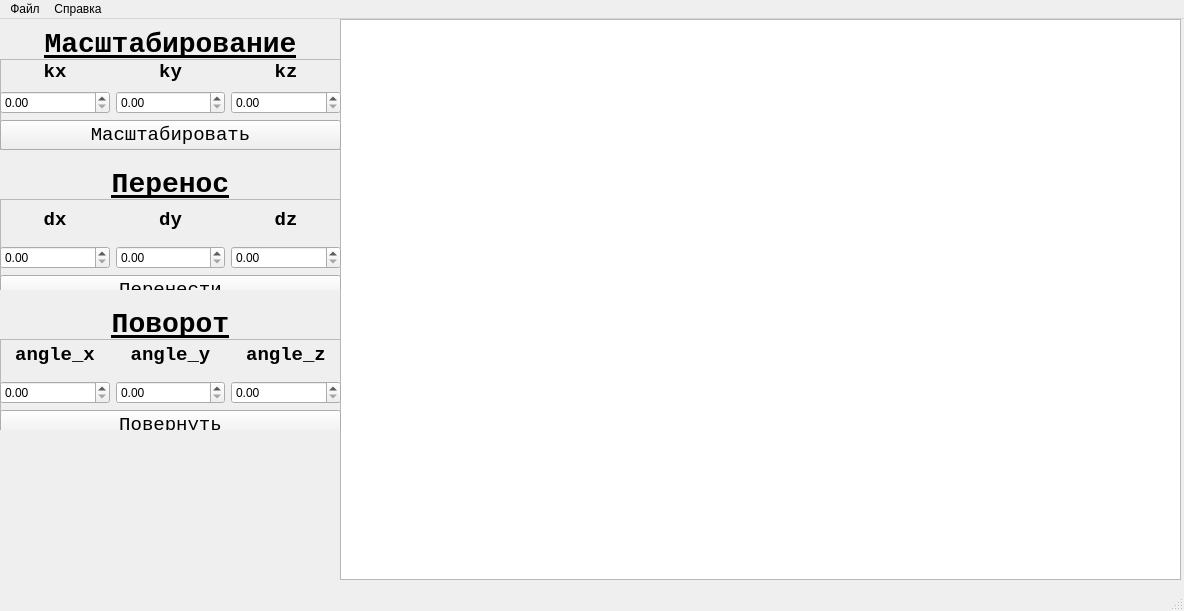
<?xml version="1.0" encoding="UTF-8"?>
<ui version="4.0">
 <class>MainWindow</class>
 <widget class="QMainWindow" name="MainWindow">
  <property name="geometry">
   <rect>
    <x>0</x>
    <y>0</y>
    <width>1184</width>
    <height>611</height>
   </rect>
  </property>
  <property name="windowTitle">
   <string>MainWindow</string>
  </property>
  <widget class="QWidget" name="centralwidget">
   <widget class="QGraphicsView" name="graphicsView">
    <property name="geometry">
     <rect>
      <x>340</x>
      <y>0</y>
      <width>841</width>
      <height>561</height>
     </rect>
    </property>
    <property name="font">
     <font>
      <strikeout>true</strikeout>
     </font>
    </property>
   </widget>
   <widget class="QFrame" name="frame">
    <property name="geometry">
     <rect>
      <x>0</x>
      <y>40</y>
      <width>341</width>
      <height>91</height>
     </rect>
    </property>
    <property name="frameShape">
     <enum>QFrame::StyledPanel</enum>
    </property>
    <property name="frameShadow">
     <enum>QFrame::Raised</enum>
    </property>
    <widget class="QWidget" name="gridLayoutWidget">
     <property name="geometry">
      <rect>
       <x>0</x>
       <y>0</y>
       <width>341</width>
       <height>91</height>
      </rect>
     </property>
     <layout class="QGridLayout" name="gridLayout_2">
      <item row="1" column="1">
       <widget class="QLabel" name="label_3">
        <property name="font">
         <font>
          <family>Courier New</family>
          <pointsize>14</pointsize>
          <bold>true</bold>
         </font>
        </property>
        <property name="text">
         <string>ky</string>
        </property>
        <property name="alignment">
         <set>Qt::AlignCenter</set>
        </property>
       </widget>
      </item>
      <item row="2" column="0">
       <widget class="QDoubleSpinBox" name="kx"/>
      </item>
      <item row="1" column="2">
       <widget class="QLabel" name="label">
        <property name="font">
         <font>
          <family>Courier New</family>
          <pointsize>14</pointsize>
          <bold>true</bold>
         </font>
        </property>
        <property name="text">
         <string>kz</string>
        </property>
        <property name="alignment">
         <set>Qt::AlignCenter</set>
        </property>
       </widget>
      </item>
      <item row="1" column="0">
       <widget class="QLabel" name="label_2">
        <property name="font">
         <font>
          <family>Courier New</family>
          <pointsize>14</pointsize>
          <bold>true</bold>
         </font>
        </property>
        <property name="text">
         <string>kx</string>
        </property>
        <property name="alignment">
         <set>Qt::AlignCenter</set>
        </property>
       </widget>
      </item>
      <item row="2" column="1">
       <widget class="QDoubleSpinBox" name="ky"/>
      </item>
      <item row="2" column="2">
       <widget class="QDoubleSpinBox" name="kz"/>
      </item>
      <item row="3" column="0" colspan="3">
       <widget class="QPushButton" name="scale_button">
        <property name="sizePolicy">
         <sizepolicy hsizetype="Preferred" vsizetype="Fixed">
          <horstretch>0</horstretch>
          <verstretch>0</verstretch>
         </sizepolicy>
        </property>
        <property name="maximumSize">
         <size>
          <width>16777212</width>
          <height>16777215</height>
         </size>
        </property>
        <property name="sizeIncrement">
         <size>
          <width>0</width>
          <height>3</height>
         </size>
        </property>
        <property name="font">
         <font>
          <family>Courier New</family>
          <pointsize>14</pointsize>
         </font>
        </property>
        <property name="text">
         <string>Масштабировать</string>
        </property>
        <property name="autoDefault">
         <bool>false</bool>
        </property>
        <property name="default">
         <bool>false</bool>
        </property>
        <property name="flat">
         <bool>false</bool>
        </property>
       </widget>
      </item>
     </layout>
    </widget>
   </widget>
   <widget class="QLabel" name="label_scale">
    <property name="geometry">
     <rect>
      <x>10</x>
      <y>10</y>
      <width>321</width>
      <height>31</height>
     </rect>
    </property>
    <property name="font">
     <font>
      <family>Courier New</family>
      <pointsize>21</pointsize>
      <bold>true</bold>
      <underline>true</underline>
     </font>
    </property>
    <property name="text">
     <string>Масштабирование</string>
    </property>
    <property name="scaledContents">
     <bool>false</bool>
    </property>
    <property name="alignment">
     <set>Qt::AlignCenter</set>
    </property>
   </widget>
   <widget class="QLabel" name="label_scale_2">
    <property name="geometry">
     <rect>
      <x>10</x>
      <y>150</y>
      <width>321</width>
      <height>31</height>
     </rect>
    </property>
    <property name="font">
     <font>
      <family>Courier New</family>
      <pointsize>21</pointsize>
      <bold>true</bold>
      <underline>true</underline>
     </font>
    </property>
    <property name="text">
     <string>Перенос</string>
    </property>
    <property name="scaledContents">
     <bool>false</bool>
    </property>
    <property name="alignment">
     <set>Qt::AlignCenter</set>
    </property>
   </widget>
   <widget class="QFrame" name="frame_2">
    <property name="geometry">
     <rect>
      <x>0</x>
      <y>180</y>
      <width>341</width>
      <height>91</height>
     </rect>
    </property>
    <property name="frameShape">
     <enum>QFrame::StyledPanel</enum>
    </property>
    <property name="frameShadow">
     <enum>QFrame::Raised</enum>
    </property>
    <widget class="QWidget" name="gridLayoutWidget_2">
     <property name="geometry">
      <rect>
       <x>0</x>
       <y>0</y>
       <width>341</width>
       <height>106</height>
      </rect>
     </property>
     <layout class="QGridLayout" name="gridLayout_3">
      <item row="1" column="1">
       <widget class="QLabel" name="label_4">
        <property name="font">
         <font>
          <family>Courier New</family>
          <pointsize>14</pointsize>
          <bold>true</bold>
         </font>
        </property>
        <property name="text">
         <string>dy</string>
        </property>
        <property name="alignment">
         <set>Qt::AlignCenter</set>
        </property>
       </widget>
      </item>
      <item row="2" column="0">
       <widget class="QDoubleSpinBox" name="move_dx"/>
      </item>
      <item row="1" column="2">
       <widget class="QLabel" name="label_5">
        <property name="font">
         <font>
          <family>Courier New</family>
          <pointsize>14</pointsize>
          <bold>true</bold>
         </font>
        </property>
        <property name="text">
         <string>dz</string>
        </property>
        <property name="alignment">
         <set>Qt::AlignCenter</set>
        </property>
       </widget>
      </item>
      <item row="1" column="0">
       <widget class="QLabel" name="label_6">
        <property name="font">
         <font>
          <family>Courier New</family>
          <pointsize>14</pointsize>
          <bold>true</bold>
         </font>
        </property>
        <property name="text">
         <string>dx</string>
        </property>
        <property name="alignment">
         <set>Qt::AlignCenter</set>
        </property>
       </widget>
      </item>
      <item row="2" column="1">
       <widget class="QDoubleSpinBox" name="move_dy"/>
      </item>
      <item row="2" column="2">
       <widget class="QDoubleSpinBox" name="move_dz"/>
      </item>
      <item row="3" column="0" colspan="3">
       <widget class="QPushButton" name="move_button">
        <property name="sizePolicy">
         <sizepolicy hsizetype="Preferred" vsizetype="Fixed">
          <horstretch>0</horstretch>
          <verstretch>0</verstretch>
         </sizepolicy>
        </property>
        <property name="maximumSize">
         <size>
          <width>16777212</width>
          <height>16777215</height>
         </size>
        </property>
        <property name="sizeIncrement">
         <size>
          <width>0</width>
          <height>3</height>
         </size>
        </property>
        <property name="font">
         <font>
          <family>Courier New</family>
          <pointsize>14</pointsize>
         </font>
        </property>
        <property name="text">
         <string>Перенести</string>
        </property>
        <property name="autoDefault">
         <bool>false</bool>
        </property>
        <property name="default">
         <bool>false</bool>
        </property>
        <property name="flat">
         <bool>false</bool>
        </property>
       </widget>
      </item>
     </layout>
    </widget>
   </widget>
   <widget class="QLabel" name="label_scale_3">
    <property name="geometry">
     <rect>
      <x>10</x>
      <y>290</y>
      <width>321</width>
      <height>31</height>
     </rect>
    </property>
    <property name="font">
     <font>
      <family>Courier New</family>
      <pointsize>21</pointsize>
      <bold>true</bold>
      <underline>true</underline>
     </font>
    </property>
    <property name="text">
     <string>Поворот</string>
    </property>
    <property name="scaledContents">
     <bool>false</bool>
    </property>
    <property name="alignment">
     <set>Qt::AlignCenter</set>
    </property>
   </widget>
   <widget class="QFrame" name="frame_3">
    <property name="geometry">
     <rect>
      <x>0</x>
      <y>320</y>
      <width>341</width>
      <height>91</height>
     </rect>
    </property>
    <property name="frameShape">
     <enum>QFrame::StyledPanel</enum>
    </property>
    <property name="frameShadow">
     <enum>QFrame::Raised</enum>
    </property>
    <widget class="QWidget" name="gridLayoutWidget_3">
     <property name="geometry">
      <rect>
       <x>0</x>
       <y>-5</y>
       <width>341</width>
       <height>106</height>
      </rect>
     </property>
     <layout class="QGridLayout" name="gridLayout_4">
      <item row="2" column="1">
       <widget class="QDoubleSpinBox" name="rotate_angle_y"/>
      </item>
      <item row="1" column="1">
       <widget class="QLabel" name="label_7">
        <property name="font">
         <font>
          <family>Courier New</family>
          <pointsize>14</pointsize>
          <bold>true</bold>
         </font>
        </property>
        <property name="text">
         <string>angle_y</string>
        </property>
        <property name="alignment">
         <set>Qt::AlignCenter</set>
        </property>
       </widget>
      </item>
      <item row="1" column="2">
       <widget class="QLabel" name="label_8">
        <property name="font">
         <font>
          <family>Courier New</family>
          <pointsize>14</pointsize>
          <bold>true</bold>
         </font>
        </property>
        <property name="text">
         <string>angle_z</string>
        </property>
        <property name="alignment">
         <set>Qt::AlignCenter</set>
        </property>
       </widget>
      </item>
      <item row="2" column="0">
       <widget class="QDoubleSpinBox" name="rotate_angle_x"/>
      </item>
      <item row="1" column="0">
       <widget class="QLabel" name="label_9">
        <property name="font">
         <font>
          <family>Courier New</family>
          <pointsize>14</pointsize>
          <bold>true</bold>
         </font>
        </property>
        <property name="text">
         <string>angle_x</string>
        </property>
        <property name="alignment">
         <set>Qt::AlignCenter</set>
        </property>
       </widget>
      </item>
      <item row="2" column="2">
       <widget class="QDoubleSpinBox" name="rotate_angle_z"/>
      </item>
      <item row="3" column="0" colspan="3">
       <widget class="QPushButton" name="rotate_button">
        <property name="sizePolicy">
         <sizepolicy hsizetype="Preferred" vsizetype="Fixed">
          <horstretch>0</horstretch>
          <verstretch>0</verstretch>
         </sizepolicy>
        </property>
        <property name="maximumSize">
         <size>
          <width>16777212</width>
          <height>16777215</height>
         </size>
        </property>
        <property name="sizeIncrement">
         <size>
          <width>0</width>
          <height>3</height>
         </size>
        </property>
        <property name="font">
         <font>
          <family>Courier New</family>
          <pointsize>14</pointsize>
         </font>
        </property>
        <property name="text">
         <string>Повернуть</string>
        </property>
        <property name="autoDefault">
         <bool>false</bool>
        </property>
        <property name="default">
         <bool>false</bool>
        </property>
        <property name="flat">
         <bool>false</bool>
        </property>
       </widget>
      </item>
     </layout>
    </widget>
   </widget>
  </widget>
  <widget class="QStatusBar" name="statusbar"/>
  <widget class="QMenuBar" name="menubar">
   <property name="geometry">
    <rect>
     <x>0</x>
     <y>0</y>
     <width>1184</width>
     <height>25</height>
    </rect>
   </property>
   <widget class="QMenu" name="menu">
    <property name="title">
     <string>Файл</string>
    </property>
    <addaction name="choose_file"/>
    <addaction name="info_about_file"/>
   </widget>
   <widget class="QMenu" name="menu_2">
    <property name="title">
     <string>Справка</string>
    </property>
    <addaction name="info_about_program"/>
    <addaction name="info_about_developer"/>
   </widget>
   <addaction name="menu"/>
   <addaction name="menu_2"/>
  </widget>
  <action name="choose_file">
   <property name="text">
    <string>Выбрать файл</string>
   </property>
  </action>
  <action name="info_about_file">
   <property name="text">
    <string>Информация о файле</string>
   </property>
  </action>
  <action name="info_about_program">
   <property name="text">
    <string>Информация о программе</string>
   </property>
  </action>
  <action name="info_about_developer">
   <property name="text">
    <string>Информация о разработчике</string>
   </property>
  </action>
 </widget>
 <resources/>
 <connections/>
</ui>
